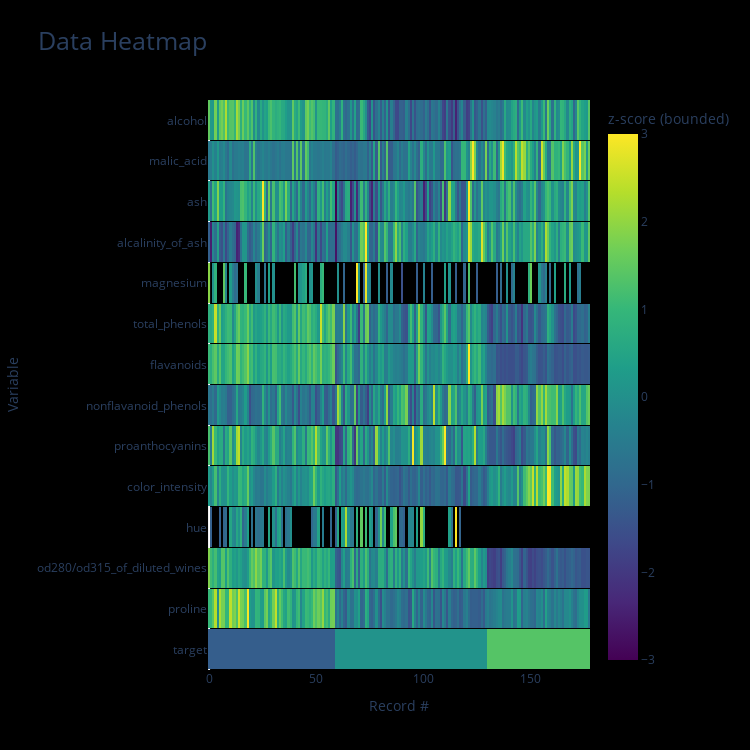

Write notebook code for a chart like this one.
### Markdown cell above
## Interactive (Plotly)

### Code cell
data_heatmap(df, viz_backend="plotly")

### Figure 1 — Plotly figure (JSON) as saved in the notebook; plotly's stock layout.template omitted (floating-point values rounded to 4 significant figures; data arrays with more than 128 entries replaced by an {"elided": "..."} marker saying what was removed)
{"data": [{"colorbar": {"title": {"text": "z-score (bounded)"}}, "colorscale": [[0.0, "#440154"], [0.1111, "#482878"], [0.2222, "#3e4989"], [0.3333, "#31688e"], [0.4444, "#26828e"], [0.5556, "#1f9e89"], [0.6667, "#35b779"], [0.7778, "#6ece58"], [0.8889, "#b5de2b"], [1.0, "#fde725"]], "type": "heatmap", "x": [0, 1, 2, 3, 4, 5, 6, 7, 8, 9, 10, 11, 12, 13], "y": ["target", "proline", "od280/od315_of_diluted_wines", "hue", "color_intensity", "proanthocyanins", "nonflavanoid_phenols", "flavanoids", "total_phenols", "magnesium", "alcalinity_of_ash", "ash", "malic_acid", "alcohol"], "ygap": 1, "z": {"elided": "14x178 float values"}, "zmax": 3, "zmin": -3}], "layout": {"autosize": false, "height": 750, "paper_bgcolor": "rgb(0,0,0,0)", "plot_bgcolor": "rgb(0,0,0,0)", "title": {"font": {"size": 25}, "text": "Data Heatmap"}, "width": 750, "xaxis": {"autorange": true, "range": [-0.5, 177.5], "showgrid": false, "ticks": "", "title": {"text": "Record #"}, "type": "linear"}, "yaxis": {"automargin": true, "autorange": true, "range": [-0.5, 13.5], "showgrid": false, "ticks": "", "title": {"text": "Variable"}, "type": "category"}}}
